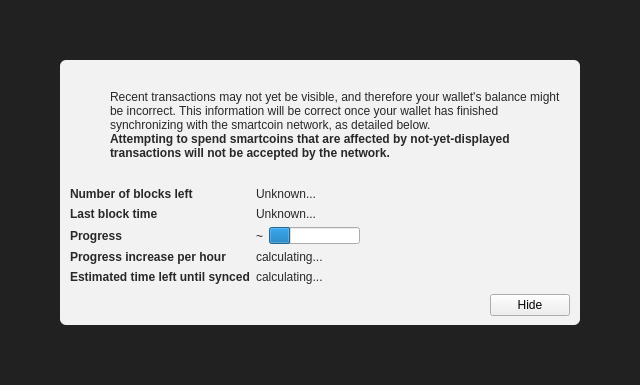
<?xml version="1.0" encoding="UTF-8"?>
<ui version="4.0">
 <class>ModalOverlay</class>
 <widget class="ModalOverlay" name="ModalOverlay">
  <property name="geometry">
   <rect>
    <x>0</x>
    <y>0</y>
    <width>640</width>
    <height>385</height>
   </rect>
  </property>
  <property name="windowTitle">
   <string>Form</string>
  </property>
  <layout class="QVBoxLayout" name="verticalLayout" stretch="0">
   <property name="sizeConstraint">
    <enum>QLayout::SetDefaultConstraint</enum>
   </property>
   <property name="leftMargin">
    <number>0</number>
   </property>
   <property name="topMargin">
    <number>0</number>
   </property>
   <property name="rightMargin">
    <number>0</number>
   </property>
   <property name="bottomMargin">
    <number>0</number>
   </property>
   <item>
    <widget class="QWidget" name="bgWidget" native="true">
     <property name="styleSheet">
      <string notr="true">#bgWidget { background: rgba(0,0,0,220); }</string>
     </property>
     <layout class="QVBoxLayout" name="verticalLayoutMain" stretch="1">
      <property name="leftMargin">
       <number>60</number>
      </property>
      <property name="topMargin">
       <number>60</number>
      </property>
      <property name="rightMargin">
       <number>60</number>
      </property>
      <property name="bottomMargin">
       <number>60</number>
      </property>
      <item>
       <widget class="QWidget" name="contentWidget" native="true">
        <property name="styleSheet">
         <string notr="true">#contentWidget { background: rgba(255,255,255,240); border-radius: 6px; }

QLabel { color: rgb(40,40,40);  }</string>
        </property>
        <layout class="QVBoxLayout" name="verticalLayoutSub" stretch="1,0,0,0">
         <property name="spacing">
          <number>0</number>
         </property>
         <property name="leftMargin">
          <number>10</number>
         </property>
         <property name="topMargin">
          <number>10</number>
         </property>
         <property name="rightMargin">
          <number>10</number>
         </property>
         <property name="bottomMargin">
          <number>10</number>
         </property>
         <item>
          <layout class="QHBoxLayout" name="horizontalLayoutIconText" stretch="0,1">
           <property name="topMargin">
            <number>20</number>
           </property>
           <item>
            <layout class="QVBoxLayout" name="verticalLayoutIcon">
             <property name="leftMargin">
              <number>0</number>
             </property>
             <item>
              <widget class="QPushButton" name="warningIcon">
               <property name="enabled">
                <bool>false</bool>
               </property>
               <property name="text">
                <string/>
               </property>
               <property name="icon">
                <iconset>
                 <normaloff>:/icons/warning</normaloff>
                 <disabledoff>:/icons/warning</disabledoff>:/icons/warning</iconset>
               </property>
               <property name="iconSize">
                <size>
                 <width>48</width>
                 <height>48</height>
                </size>
               </property>
               <property name="flat">
                <bool>true</bool>
               </property>
              </widget>
             </item>
             <item>
              <spacer name="verticalSpacerWarningIcon">
               <property name="orientation">
                <enum>Qt::Vertical</enum>
               </property>
               <property name="sizeHint" stdset="0">
                <size>
                 <width>20</width>
                 <height>40</height>
                </size>
               </property>
              </spacer>
             </item>
            </layout>
           </item>
           <item>
            <layout class="QVBoxLayout" name="verticalLayoutInfoText">
             <property name="leftMargin">
              <number>0</number>
             </property>
             <property name="topMargin">
              <number>0</number>
             </property>
             <item>
              <widget class="QLabel" name="infoText">
               <property name="text">
                <string>Recent transactions may not yet be visible, and therefore your wallet's balance might be incorrect. This information will be correct once your wallet has finished synchronizing with the smartcoin network, as detailed below.</string>
               </property>
               <property name="textFormat">
                <enum>Qt::RichText</enum>
               </property>
               <property name="wordWrap">
                <bool>true</bool>
               </property>
              </widget>
             </item>
             <item>
              <widget class="QLabel" name="infoTextStrong">
               <property name="font">
                <font>
                 <weight>75</weight>
                 <bold>true</bold>
                </font>
               </property>
               <property name="text">
                <string>Attempting to spend smartcoins that are affected by not-yet-displayed transactions will not be accepted by the network.</string>
               </property>
               <property name="textFormat">
                <enum>Qt::RichText</enum>
               </property>
               <property name="wordWrap">
                <bool>true</bool>
               </property>
              </widget>
             </item>
             <item>
              <spacer name="verticalSpacerInTextSpace">
               <property name="orientation">
                <enum>Qt::Vertical</enum>
               </property>
               <property name="sizeHint" stdset="0">
                <size>
                 <width>20</width>
                 <height>40</height>
                </size>
               </property>
              </spacer>
             </item>
            </layout>
           </item>
          </layout>
         </item>
         <item>
          <spacer name="verticalSpacerAfterText">
           <property name="orientation">
            <enum>Qt::Vertical</enum>
           </property>
           <property name="sizeHint" stdset="0">
            <size>
             <width>20</width>
             <height>40</height>
            </size>
           </property>
          </spacer>
         </item>
         <item>
          <layout class="QFormLayout" name="formLayout">
           <property name="fieldGrowthPolicy">
            <enum>QFormLayout::FieldsStayAtSizeHint</enum>
           </property>
           <property name="horizontalSpacing">
            <number>6</number>
           </property>
           <property name="verticalSpacing">
            <number>6</number>
           </property>
           <property name="topMargin">
            <number>10</number>
           </property>
           <item row="0" column="0">
            <widget class="QLabel" name="labelNumberOfBlocksLeft">
             <property name="font">
              <font>
               <weight>75</weight>
               <bold>true</bold>
              </font>
             </property>
             <property name="text">
              <string>Number of blocks left</string>
             </property>
            </widget>
           </item>
           <item row="0" column="1">
            <widget class="QLabel" name="numberOfBlocksLeft">
             <property name="text">
              <string>Unknown...</string>
             </property>
            </widget>
           </item>
           <item row="1" column="0">
            <widget class="QLabel" name="labelLastBlockTime">
             <property name="font">
              <font>
               <weight>75</weight>
               <bold>true</bold>
              </font>
             </property>
             <property name="text">
              <string>Last block time</string>
             </property>
            </widget>
           </item>
           <item row="1" column="1">
            <widget class="QLabel" name="newestBlockDate">
             <property name="sizePolicy">
              <sizepolicy hsizetype="Maximum" vsizetype="Preferred">
               <horstretch>0</horstretch>
               <verstretch>0</verstretch>
              </sizepolicy>
             </property>
             <property name="text">
              <string>Unknown...</string>
             </property>
            </widget>
           </item>
           <item row="2" column="0">
            <widget class="QLabel" name="labelSyncDone">
             <property name="font">
              <font>
               <weight>75</weight>
               <bold>true</bold>
              </font>
             </property>
             <property name="text">
              <string>Progress</string>
             </property>
            </widget>
           </item>
           <item row="2" column="1">
            <layout class="QHBoxLayout" name="horizontalLayoutSync" stretch="0,1">
             <item>
              <widget class="QLabel" name="percentageProgress">
               <property name="text">
                <string notr="true">~</string>
               </property>
              </widget>
             </item>
             <item>
              <widget class="QProgressBar" name="progressBar">
               <property name="value">
                <number>24</number>
               </property>
               <property name="format">
                <string/>
               </property>
              </widget>
             </item>
            </layout>
           </item>
           <item row="4" column="0">
            <widget class="QLabel" name="labelProgressIncrease">
             <property name="font">
              <font>
               <weight>75</weight>
               <bold>true</bold>
              </font>
             </property>
             <property name="text">
              <string>Progress increase per hour</string>
             </property>
            </widget>
           </item>
           <item row="4" column="1">
            <widget class="QLabel" name="progressIncreasePerH">
             <property name="text">
              <string>calculating...</string>
             </property>
            </widget>
           </item>
           <item row="5" column="0">
            <widget class="QLabel" name="labelEstimatedTimeLeft">
             <property name="font">
              <font>
               <weight>75</weight>
               <bold>true</bold>
              </font>
             </property>
             <property name="text">
              <string>Estimated time left until synced</string>
             </property>
            </widget>
           </item>
           <item row="5" column="1">
            <widget class="QLabel" name="expectedTimeLeft">
             <property name="text">
              <string>calculating...</string>
             </property>
            </widget>
           </item>
          </layout>
         </item>
         <item>
          <layout class="QHBoxLayout" name="horizontalLayoutButtons">
           <property name="leftMargin">
            <number>10</number>
           </property>
           <property name="topMargin">
            <number>10</number>
           </property>
           <item>
            <spacer name="horizontalSpacer">
             <property name="orientation">
              <enum>Qt::Horizontal</enum>
             </property>
             <property name="sizeHint" stdset="0">
              <size>
               <width>40</width>
               <height>20</height>
              </size>
             </property>
            </spacer>
           </item>
           <item>
            <widget class="QPushButton" name="closeButton">
             <property name="text">
              <string>Hide</string>
             </property>
            </widget>
           </item>
          </layout>
         </item>
        </layout>
       </widget>
      </item>
     </layout>
    </widget>
   </item>
  </layout>
 </widget>
 <customwidgets>
  <customwidget>
   <class>ModalOverlay</class>
   <extends>QWidget</extends>
   <header>modaloverlay.h</header>
   <container>1</container>
  </customwidget>
 </customwidgets>
 <resources/>
 <connections/>
</ui>
